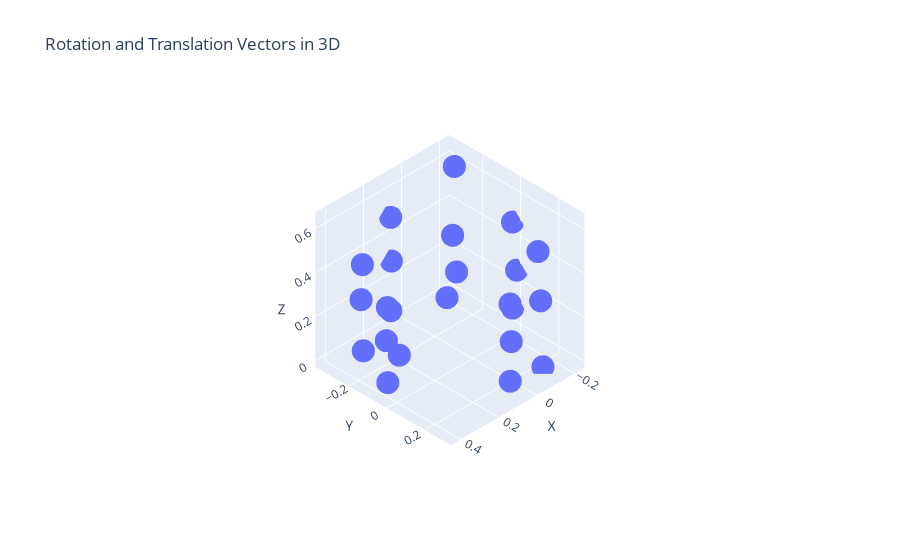

This figure's notebook cell:
### Code cell
import plotly.graph_objs as go

# Create a 3D scatter plot
fig = go.Figure(data=[go.Scatter3d(x=cameras['wcx'], y=cameras['wcy'],
                z=cameras['wcz'], mode='markers', name='Original Points')])

# Add labels to the plot
fig.update_layout(scene=dict(xaxis_title='X', yaxis_title='Y', zaxis_title='Z'),
                  title='Rotation and Translation Vectors in 3D')
fig.layout.scene.camera.projection.type = "orthographic"
fig.show()

### Figure 1 — Plotly figure (JSON) as saved in the notebook; plotly's stock layout.template omitted (floating-point values rounded to 4 significant figures)
{"data": [{"mode": "markers", "name": "Original Points", "type": "scatter3d", "x": [0.2841, 0.3115, 0.3384, 0.4224, 0.4315, 0.423, 0.3395, 0.3972, 0.1085, 0.1148, 0.1159, -0.1238, -0.1291, -0.1258, -0.2275, -0.2308, -0.222, -0.1421, -0.143, -0.151, 0.08547, 0.0761, 0.09186], "y": [-0.2989, -0.2781, -0.2396, -0.0289, -0.02558, -0.02609, 0.2012, 0.008482, 0.302, 0.3145, 0.3102, 0.216, 0.2251, 0.2402, -0.02122, -0.002946, -0.01595, -0.2418, -0.2516, -0.2389, -0.3487, -0.3545, -0.3416], "z": [0.3909, 0.2555, 0.05535, 0.3998, 0.255, 0.0596, 0.5184, 0.1889, 0.4244, 0.2625, 0.08056, 0.5038, 0.2814, -0.009398, 0.4676, 0.2563, 0.08131, 0.6531, 0.3344, 0.1699, 0.4818, 0.2754, 0.06358]}], "layout": {"scene": {"camera": {"projection": {"type": "orthographic"}}, "xaxis": {"title": {"text": "X"}}, "yaxis": {"title": {"text": "Y"}}, "zaxis": {"title": {"text": "Z"}}}, "title": {"text": "Rotation and Translation Vectors in 3D"}}}
